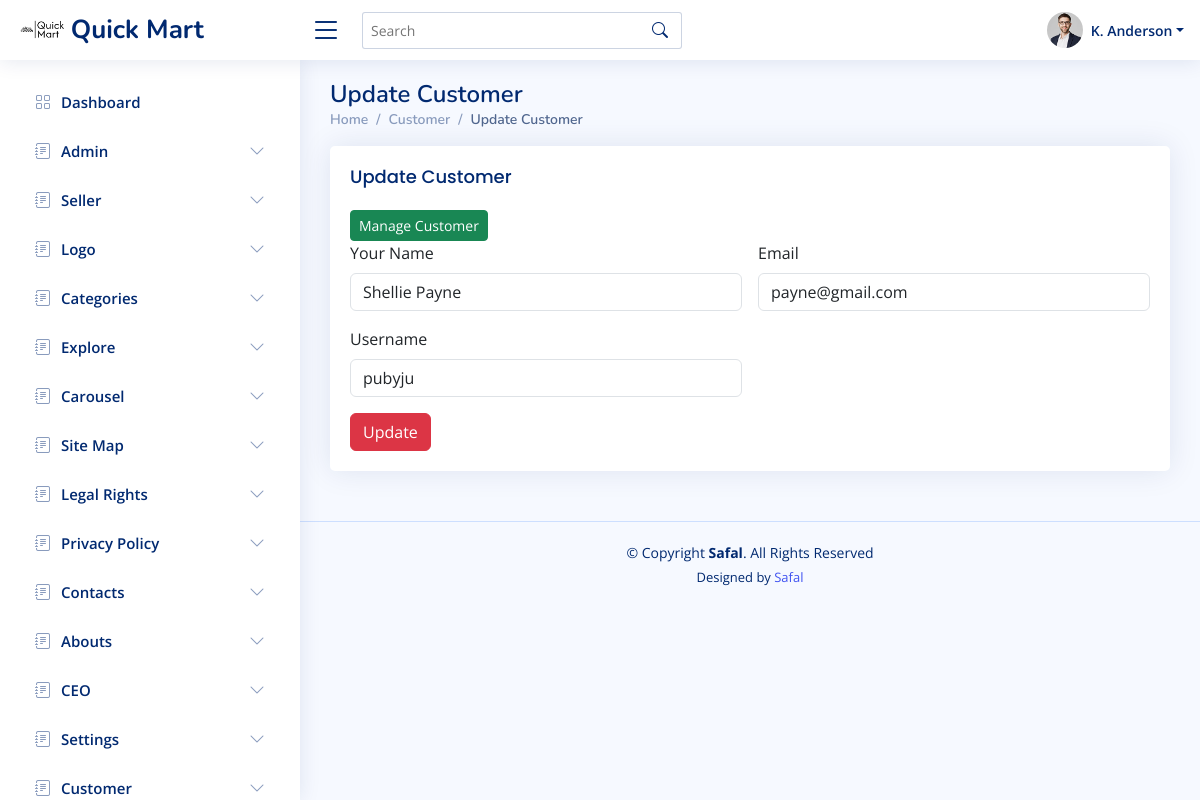
/admin/customer/edit.php?id=9 (signed in), run on the app's committed database.
### tables this page shows
CREATE TABLE IF NOT EXISTS `customer` (
  `id` int NOT NULL AUTO_INCREMENT,
  `name` varchar(50) NOT NULL,
  `email` varchar(50) NOT NULL,
  `username` varchar(50) NOT NULL,
  `password` text NOT NULL,
  `role` int DEFAULT '0',
  `status` int NOT NULL,
  `created_at` timestamp NOT NULL DEFAULT CURRENT_TIMESTAMP,
  `updated_at` timestamp NOT NULL DEFAULT CURRENT_TIMESTAMP,
  PRIMARY KEY (`id`)
);

### admin/customer/edit.php (the view, shortened to what this page needs)
<?php require('../includes/header.php'); ?>
<?php require('../includes/navbar.php'); ?>
<?php require('../includes/sidebar.php'); ?>
<main id="main" class="main">
  <div class="pagetitle">
    <h1>Update Customer</h1>
    <nav>
      <ol class="breadcrumb">
        <li class="breadcrumb-item"><a href="index.php">Home</a></li>
        <li class="breadcrumb-item">Customer</li>
        <li class="breadcrumb-item active">Update Customer</li>
      </ol>
    </nav>
  </div>
  <section class="section">
    <div class="row">
      <div class="col-lg-12">
        <div class="card">
          <div class="card-body">
            <h5 class="card-title">Update Customer</h5>
            <?php
            if (isset($_GET['id'])) {
              $id = $_GET['id'];
              $show_query = "SELECT *FROM customer WHERE id='$id'";
              $show_result = mysqli_query($con, $show_query);
              $data = mysqli_fetch_assoc($show_result);
            }
            ?>
            <a class="btn btn-success btn-sm " href="index.php" role="button">Manage Customer </a>
            <form class="row g-3" action="" method="POST" enctype="multipart/form-data">
              <div class="col-md-6">
                <label for="inputName5" class="form-label">Your Name</label>
                <input type="text" class="form-control" name="name" value="<?php echo  $data['name']; ?>" id="inputName5">
              </div>
              <div class="col-md-6">
                <label for="inputEmail5" class="form-label">Email</label>
                <input type="email" class="form-control" name="email" value="<?php echo  $data['email']; ?>" id="inputEmail5">
              </div>
              <div class="col-md-6">
                <label for="inputPassword5" class="form-label">Username</label>
                <input type="text" class="form-control" name="username" value="<?php echo  $data['username']; ?>" id="inputPassword5">
              </div>
              <div class="col-md-12">
                <button type="submit" class="btn btn-danger" name="submit">Update</button>
              </div>
            </form>
          </div>
        </div>
      </div>
    </div>
  </section>
</main>
<?php require('../includes/footer.php'); ?>

### admin/assets/css/style.css (style rules this page uses)
:root { scroll-behavior: smooth; }
body { font-family: "Open Sans", sans-serif; background: #f6f9ff; color: #444444; }
h1, h2, h3, h4, h5, h6 { font-family: "Nunito", sans-serif; }
#main { margin-top: 60px; padding: 20px 30px; transition: all 0.3s; }
.pagetitle { margin-bottom: 10px; }
.pagetitle h1 { font-size: 24px; margin-bottom: 0; font-weight: 600; color: #012970; }
.card { margin-bottom: 30px; border: none; border-radius: 5px; box-shadow: 0px 0 30px rgba(1, 41, 112, 0.1); }
.card-title { padding: 20px 0 15px 0; font-size: 18px; font-weight: 500; color: #012970; font-family: "Poppins", sans-serif; }
.card-body { padding: 0 20px 20px 20px; }
.breadcrumb { font-size: 14px; font-family: "Nunito", sans-serif; color: #899bbd; font-weight: 600; }
.breadcrumb a { color: #899bbd; transition: 0.3s; }
.breadcrumb .breadcrumb-item::before { color: #899bbd; }
.breadcrumb .active { color: #51678f; font-weight: 600; }
@media (min-width: 1200px) { #main, #footer { margin-left: 300px; } }

### data on the page
customer: name "Shellie Payne", email "payne@gmail.com", username "pubyju"
